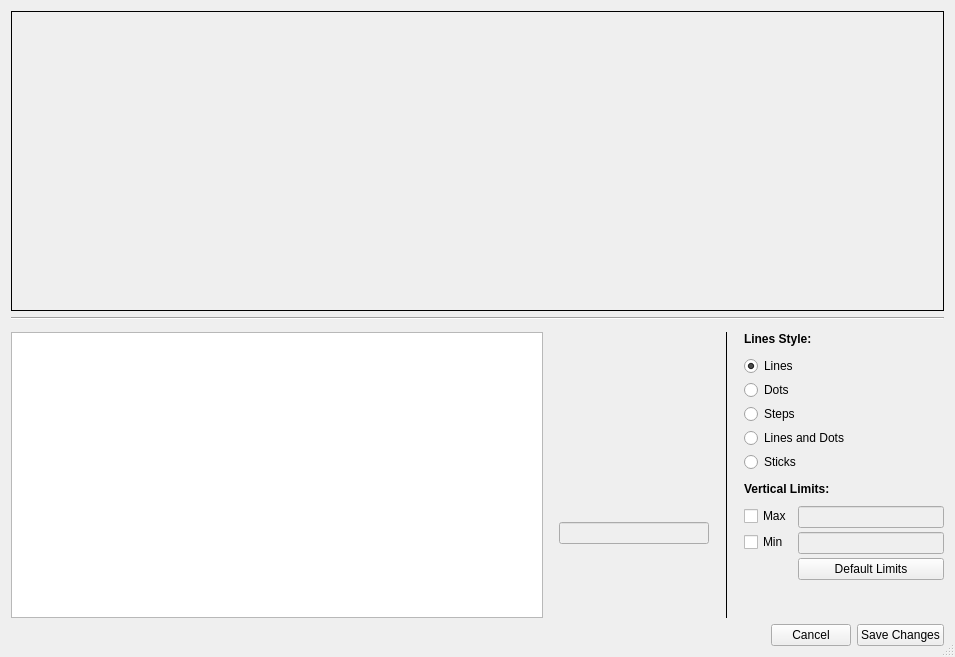
<?xml version="1.0" encoding="UTF-8"?>
<ui version="4.0">
 <class>PlotWidgetEditor</class>
 <widget class="QDialog" name="PlotWidgetEditor">
  <property name="geometry">
   <rect>
    <x>0</x>
    <y>0</y>
    <width>955</width>
    <height>657</height>
   </rect>
  </property>
  <property name="minimumSize">
   <size>
    <width>900</width>
    <height>0</height>
   </size>
  </property>
  <property name="maximumSize">
   <size>
    <width>16777215</width>
    <height>16777215</height>
   </size>
  </property>
  <property name="windowTitle">
   <string>Edit the Plot Area</string>
  </property>
  <property name="sizeGripEnabled">
   <bool>true</bool>
  </property>
  <property name="modal">
   <bool>false</bool>
  </property>
  <layout class="QVBoxLayout" name="verticalLayout_2">
   <item>
    <widget class="QFrame" name="framePlotPreview">
     <property name="minimumSize">
      <size>
       <width>800</width>
       <height>300</height>
      </size>
     </property>
     <property name="frameShape">
      <enum>QFrame::Box</enum>
     </property>
    </widget>
   </item>
   <item>
    <widget class="Line" name="line">
     <property name="orientation">
      <enum>Qt::Horizontal</enum>
     </property>
    </widget>
   </item>
   <item>
    <widget class="QWidget" name="widgetBottom" native="true">
     <property name="minimumSize">
      <size>
       <width>0</width>
       <height>250</height>
      </size>
     </property>
     <property name="maximumSize">
      <size>
       <width>16777215</width>
       <height>16777215</height>
      </size>
     </property>
     <layout class="QHBoxLayout" name="horizontalLayout" stretch="2,0,0,0">
      <property name="spacing">
       <number>16</number>
      </property>
      <property name="leftMargin">
       <number>0</number>
      </property>
      <property name="topMargin">
       <number>6</number>
      </property>
      <property name="rightMargin">
       <number>0</number>
      </property>
      <property name="bottomMargin">
       <number>0</number>
      </property>
      <item>
       <widget class="QWidget" name="widgetNames" native="true">
        <property name="minimumSize">
         <size>
          <width>300</width>
          <height>0</height>
         </size>
        </property>
        <layout class="QVBoxLayout" name="verticalLayout_3">
         <property name="spacing">
          <number>0</number>
         </property>
         <property name="leftMargin">
          <number>0</number>
         </property>
         <property name="topMargin">
          <number>0</number>
         </property>
         <property name="rightMargin">
          <number>0</number>
         </property>
         <property name="bottomMargin">
          <number>0</number>
         </property>
         <item>
          <widget class="QListWidget" name="listWidget">
           <property name="sizePolicy">
            <sizepolicy hsizetype="Expanding" vsizetype="Minimum">
             <horstretch>0</horstretch>
             <verstretch>0</verstretch>
            </sizepolicy>
           </property>
           <property name="minimumSize">
            <size>
             <width>300</width>
             <height>0</height>
            </size>
           </property>
           <property name="maximumSize">
            <size>
             <width>16777215</width>
             <height>16777215</height>
            </size>
           </property>
           <property name="focusPolicy">
            <enum>Qt::ClickFocus</enum>
           </property>
           <property name="editTriggers">
            <set>QAbstractItemView::NoEditTriggers</set>
           </property>
           <property name="selectionMode">
            <enum>QAbstractItemView::SingleSelection</enum>
           </property>
           <property name="selectionBehavior">
            <enum>QAbstractItemView::SelectRows</enum>
           </property>
          </widget>
         </item>
        </layout>
       </widget>
      </item>
      <item>
       <widget class="QWidget" name="widgetColor" native="true">
        <property name="enabled">
         <bool>false</bool>
        </property>
        <property name="minimumSize">
         <size>
          <width>150</width>
          <height>250</height>
         </size>
        </property>
        <property name="maximumSize">
         <size>
          <width>150</width>
          <height>16777215</height>
         </size>
        </property>
        <layout class="QVBoxLayout" name="verticalLayout_6">
         <property name="spacing">
          <number>10</number>
         </property>
         <property name="leftMargin">
          <number>0</number>
         </property>
         <property name="topMargin">
          <number>0</number>
         </property>
         <property name="rightMargin">
          <number>0</number>
         </property>
         <property name="bottomMargin">
          <number>0</number>
         </property>
         <item>
          <widget class="QWidget" name="widgetWheel" native="true">
           <property name="minimumSize">
            <size>
             <width>150</width>
             <height>180</height>
            </size>
           </property>
           <property name="maximumSize">
            <size>
             <width>150</width>
             <height>180</height>
            </size>
           </property>
          </widget>
         </item>
         <item>
          <widget class="QLineEdit" name="editColotText">
           <property name="focusPolicy">
            <enum>Qt::ClickFocus</enum>
           </property>
          </widget>
         </item>
         <item>
          <spacer name="verticalSpacer_2">
           <property name="orientation">
            <enum>Qt::Vertical</enum>
           </property>
           <property name="sizeHint" stdset="0">
            <size>
             <width>20</width>
             <height>40</height>
            </size>
           </property>
          </spacer>
         </item>
        </layout>
       </widget>
      </item>
      <item>
       <widget class="Line" name="line_2">
        <property name="frameShadow">
         <enum>QFrame::Plain</enum>
        </property>
        <property name="orientation">
         <enum>Qt::Vertical</enum>
        </property>
       </widget>
      </item>
      <item>
       <widget class="QWidget" name="widgetMore" native="true">
        <property name="enabled">
         <bool>true</bool>
        </property>
        <property name="minimumSize">
         <size>
          <width>200</width>
          <height>250</height>
         </size>
        </property>
        <property name="maximumSize">
         <size>
          <width>200</width>
          <height>16777215</height>
         </size>
        </property>
        <layout class="QVBoxLayout" name="verticalLayout_4">
         <property name="spacing">
          <number>10</number>
         </property>
         <property name="leftMargin">
          <number>0</number>
         </property>
         <property name="topMargin">
          <number>0</number>
         </property>
         <property name="rightMargin">
          <number>0</number>
         </property>
         <property name="bottomMargin">
          <number>0</number>
         </property>
         <item>
          <widget class="QLabel" name="label">
           <property name="font">
            <font>
             <weight>75</weight>
             <bold>true</bold>
            </font>
           </property>
           <property name="text">
            <string>Lines Style:</string>
           </property>
          </widget>
         </item>
         <item>
          <widget class="QFrame" name="frameStyle">
           <property name="minimumSize">
            <size>
             <width>200</width>
             <height>0</height>
            </size>
           </property>
           <property name="maximumSize">
            <size>
             <width>400</width>
             <height>200</height>
            </size>
           </property>
           <layout class="QVBoxLayout" name="verticalLayout_5">
            <property name="spacing">
             <number>4</number>
            </property>
            <property name="leftMargin">
             <number>0</number>
            </property>
            <property name="topMargin">
             <number>0</number>
            </property>
            <property name="rightMargin">
             <number>0</number>
            </property>
            <property name="bottomMargin">
             <number>0</number>
            </property>
            <item>
             <widget class="QRadioButton" name="radioLines">
              <property name="focusPolicy">
               <enum>Qt::NoFocus</enum>
              </property>
              <property name="text">
               <string>Lines</string>
              </property>
              <property name="checked">
               <bool>true</bool>
              </property>
             </widget>
            </item>
            <item>
             <widget class="QRadioButton" name="radioPoints">
              <property name="focusPolicy">
               <enum>Qt::NoFocus</enum>
              </property>
              <property name="text">
               <string>Dots</string>
              </property>
             </widget>
            </item>
            <item>
             <widget class="QRadioButton" name="radioSteps">
              <property name="focusPolicy">
               <enum>Qt::NoFocus</enum>
              </property>
              <property name="text">
               <string>Steps</string>
              </property>
             </widget>
            </item>
            <item>
             <widget class="QRadioButton" name="radioBoth">
              <property name="focusPolicy">
               <enum>Qt::NoFocus</enum>
              </property>
              <property name="text">
               <string>Lines and Dots</string>
              </property>
             </widget>
            </item>
            <item>
             <widget class="QRadioButton" name="radioSticks">
              <property name="text">
               <string>Sticks</string>
              </property>
             </widget>
            </item>
           </layout>
          </widget>
         </item>
         <item>
          <widget class="QLabel" name="label_2">
           <property name="font">
            <font>
             <weight>75</weight>
             <bold>true</bold>
            </font>
           </property>
           <property name="text">
            <string>Vertical Limits:</string>
           </property>
          </widget>
         </item>
         <item>
          <widget class="QFrame" name="frameLimits">
           <property name="minimumSize">
            <size>
             <width>200</width>
             <height>0</height>
            </size>
           </property>
           <property name="maximumSize">
            <size>
             <width>16777215</width>
             <height>200</height>
            </size>
           </property>
           <layout class="QFormLayout" name="formLayout">
            <property name="horizontalSpacing">
             <number>6</number>
            </property>
            <property name="verticalSpacing">
             <number>4</number>
            </property>
            <property name="leftMargin">
             <number>0</number>
            </property>
            <property name="topMargin">
             <number>0</number>
            </property>
            <property name="rightMargin">
             <number>0</number>
            </property>
            <property name="bottomMargin">
             <number>0</number>
            </property>
            <item row="1" column="0">
             <widget class="QCheckBox" name="checkBoxMax">
              <property name="focusPolicy">
               <enum>Qt::NoFocus</enum>
              </property>
              <property name="text">
               <string>Max</string>
              </property>
             </widget>
            </item>
            <item row="1" column="1">
             <widget class="QLineEdit" name="lineLimitMax">
              <property name="enabled">
               <bool>false</bool>
              </property>
              <property name="focusPolicy">
               <enum>Qt::ClickFocus</enum>
              </property>
             </widget>
            </item>
            <item row="2" column="0">
             <widget class="QCheckBox" name="checkBoxMin">
              <property name="focusPolicy">
               <enum>Qt::NoFocus</enum>
              </property>
              <property name="text">
               <string>Min</string>
              </property>
             </widget>
            </item>
            <item row="2" column="1">
             <widget class="QLineEdit" name="lineLimitMin">
              <property name="enabled">
               <bool>false</bool>
              </property>
              <property name="focusPolicy">
               <enum>Qt::ClickFocus</enum>
              </property>
             </widget>
            </item>
            <item row="3" column="1">
             <layout class="QHBoxLayout" name="horizontalLayout_2">
              <property name="topMargin">
               <number>0</number>
              </property>
              <item>
               <widget class="QPushButton" name="pushButtonReset">
                <property name="minimumSize">
                 <size>
                  <width>110</width>
                  <height>0</height>
                 </size>
                </property>
                <property name="maximumSize">
                 <size>
                  <width>16777215</width>
                  <height>16777215</height>
                 </size>
                </property>
                <property name="focusPolicy">
                 <enum>Qt::NoFocus</enum>
                </property>
                <property name="layoutDirection">
                 <enum>Qt::LeftToRight</enum>
                </property>
                <property name="text">
                 <string>Default Limits</string>
                </property>
                <property name="flat">
                 <bool>false</bool>
                </property>
               </widget>
              </item>
             </layout>
            </item>
           </layout>
          </widget>
         </item>
         <item>
          <spacer name="verticalSpacer">
           <property name="orientation">
            <enum>Qt::Vertical</enum>
           </property>
           <property name="sizeHint" stdset="0">
            <size>
             <width>20</width>
             <height>40</height>
            </size>
           </property>
          </spacer>
         </item>
        </layout>
       </widget>
      </item>
     </layout>
    </widget>
   </item>
   <item>
    <layout class="QHBoxLayout" name="horizontalLayout_3">
     <property name="topMargin">
      <number>0</number>
     </property>
     <item>
      <spacer name="horizontalSpacer">
       <property name="orientation">
        <enum>Qt::Horizontal</enum>
       </property>
       <property name="sizeHint" stdset="0">
        <size>
         <width>40</width>
         <height>20</height>
        </size>
       </property>
      </spacer>
     </item>
     <item>
      <widget class="QPushButton" name="pushButtonCancel">
       <property name="focusPolicy">
        <enum>Qt::NoFocus</enum>
       </property>
       <property name="text">
        <string>Cancel</string>
       </property>
      </widget>
     </item>
     <item>
      <widget class="QPushButton" name="pushButtonSave">
       <property name="focusPolicy">
        <enum>Qt::NoFocus</enum>
       </property>
       <property name="text">
        <string>Save Changes</string>
       </property>
      </widget>
     </item>
    </layout>
   </item>
  </layout>
 </widget>
 <resources/>
 <connections/>
</ui>
